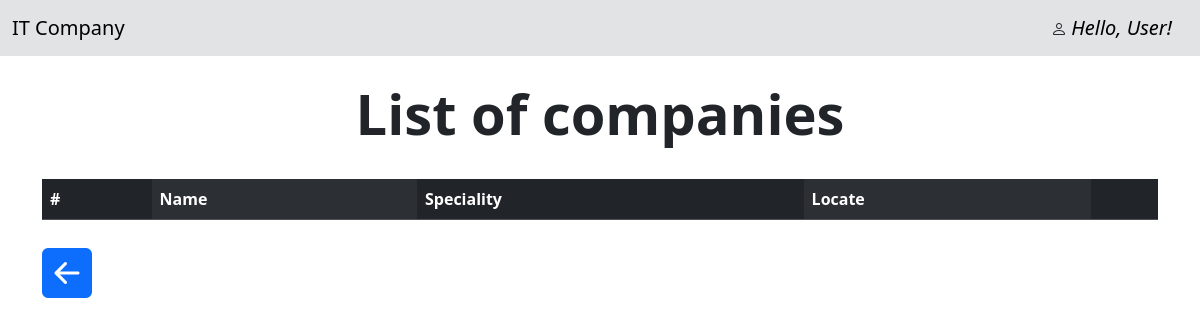
Page /listCompany/ on the earlier database version.
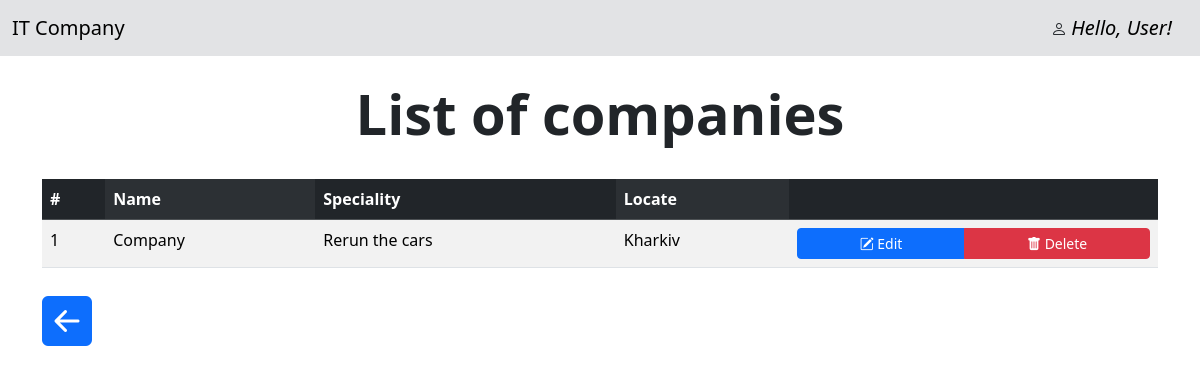
Same page on the later database version.
### polls/models.py (models this page shows, shortened)
class Company(models.Model):
    name = models.CharField(max_length=25)
    speciality = models.CharField(max_length=20)
    locate = models.CharField(max_length=20)

### polls/views.py (the view)
# urls.py: path('listCompany/', views.listCompany, name='listCompany'),
def listCompany(request):
    success_message = request.session.pop('success_message', None)
    companies = Company.objects.all()
    return render(request, 'listCompany.html',
                  {'companies': companies,
                   'success_message': success_message})

### templates/listCompany.html (shortened to what this page needs)
    <!DOCTYPE html>
    <html lang="en">
    <head>
        <link rel="stylesheet" href="https://cdn.jsdelivr.net/npm/bootstrap-icons@1.11.3/font/bootstrap-icons.min.css">
         <link href="https://cdn.jsdelivr.net/npm/bootstrap@5.3.3/dist/css/bootstrap.min.css" rel="stylesheet">
    </head>
        <body class="">
            <nav class="navbar navbar-expand-lg bg-secondary-subtle">
              <div class="container-fluid">
                <a class="navbar-brand" href="{% url 'index' %}">IT Company</a>
                  <div class="d-flex">
                      <i class="bi bi-person">
                          <a class="navbar-brand" href="{% url 'index' %}">Hello, User!</a>
                      </i>
                  </div>
              </div>
            </nav>
            <br>
            <div class="container">
            <h4 class="display-4 text-center fw-bold">List of companies</h4>
                <br>
                <table class="table table-striped table-striped-columns">
                  <thead class="table-dark">
                    <tr>
                      <th scope="col">#</th>
                      <th scope="col">Name</th>
                      <th scope="col">Speciality</th>
                      <th scope="col">Locate</th>
                        <th scope="col"></th>
                    </tr>
                  </thead>
                  <tbody>
                    {% for company in companies %}
                    <tr>
                        <td scope="row">{{ forloop.counter }}</td>
                        <td>{{ company.name }}</td>
                        <td>{{ company.speciality }}</td>
                        <td>{{ company.locate }}</td>
                            <td>
                                <div class="btn-group d-flex justify-content-center">
                                    <a href="{% url 'update_company' company.id %}" class="btn btn-sm btn-primary">
                                    <i class="bi bi-pencil-square"></i> Edit
                                </a>
                                <a href="{% url 'delete_company' company.id %}" class="btn btn-sm btn-danger ">
                                    <i class="bi bi-trash-fill"></i> Delete
                                </a>
                                </div>
                            </td>
                    </tr>
                    {% endfor %}
                  </tbody>
                </table>
            <a href="{% url 'index' %}"><i class="bi bi-arrow-left-square-fill btn-lg" style="font-size: 50px"></i></a>
            </div>
        </body>
</html>

Differences in the rows shown:
added Company: name "Company", speciality "Rerun the cars", locate "Kharkiv"
